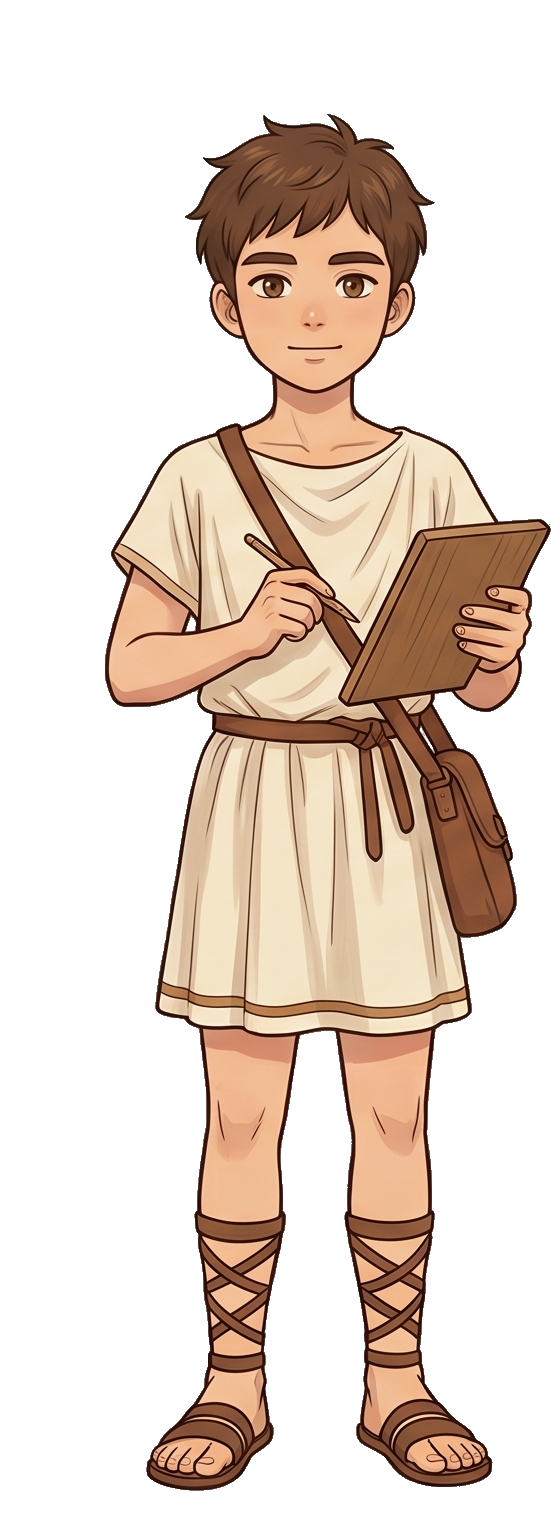
#> input picture unit5_similarity/characters/split_transparent/apprentice_neutral.png, 551 x 1536 px; its folder holds only this picture in this run
$ python extract_one.py split_transparent/apprentice_neutral.png split_transparent/apprentice_sad.png 5
#> lines starting #> are read from the running program, lines starting #| are printed output that depends on the picture
### unit5_similarity/characters/split_sheet.py
#!/usr/bin/env python3
"""
캐릭터 5표정 시트 → 표정별 투명 PNG 자동 분할 도구
================================================================
나노바나나(Gemini)로 생성한 "가로 5표정 시트"를 받아
  1) 인물 사이 골(valley)을 찾아 중복 없이 5등분
  2) 외부 배경 + 팔-몸 사이 갇힌 틈까지 모두 투명화 (눈·치아는 보존)
  3) split/ (배경O) 와 split_transparent/ (투명) 양쪽에 저장
하는 검증된 파이프라인. (2026-06 테론·소폴로스 + 기존 5명에 적용 완료)

핵심 교훈 (왜 이 방식인가):
  - 단순 w//5 등분은 인물 간격이 불균등하면 옆 인물 팔이 침범 → 골 기반 분할 필요.
    단, apprentice처럼 균등 배치 시트는 골 검출이 흰옷을 골로 오인하므로
    탐색 범위 ±40%로 넓게 잡고 col 최소점을 쓰면 균등/불균등 모두 안전.
  - 외부 flood-fill만 하면 팔-몸 사이 "갇힌 틈"의 배경(체커)이 안 지워짐.
    → 얼굴 영역(상단 30%)만 제외하고 남은 배경색을 전부 투명화하면
      눈·치아(상단, 흰색)는 보존되고 팔틈(중하단)은 깨끗이 제거됨.
  - 색기반 전체제거는 눈 흰자·치아까지 뚫어 '유령 눈'이 되므로 금지.
  - inpaint(주변색 메우기)는 얼룩이 번져 실패. 투명화가 정답.

사용법:
  python3 split_sheet.py <시트.png> <role키>
  예) python3 split_sheet.py ../images/테론.png architect
  → split/architect_{neutral,smile,surprised,thinking,sad}.png
    split_transparent/architect_*.png  (게임이 읽는 폴더)

배경 판정 임계 is_bg(): 흰/회색 체커 = mn>=120 AND (max-min)<=22.
  생성 배경이 다른 색이면 이 함수만 조정.
"""
import sys
from collections import deque
from PIL import Image

EXPRS = ['neutral', 'smile', 'surprised', 'thinking', 'sad']
FACE_TOP_RATIO = 0.30  # 상단 30%는 눈·치아 보존 위해 갇힌배경 제거 제외


def is_bg(p):
    """흰색/회색 체커 배경인지 (저채도 + 밝거나 중간 밝기)."""
    r, g, b, a = p[0], p[1], p[2], p[3]
    if a < 10:
        return True
    mx, mn = max(r, g, b), min(r, g, b)
    return mn >= 120 and (mx - mn) <= 22


def find_valley_cuts(im):
    """5명 사이 4개 골 x좌표 → [0, c1, c2, c3, c4, W]. 균등/불균등 모두 대응."""
    w, h = im.size
    px = im.load()
    col = [sum(1 for y in range(0, h, 3) if not is_bg(px[x, y])) for x in range(w)]
    seg = w / 5
    cuts = [0]
    for i in range(1, 5):
        c = seg * i
        lo, hi = int(c - seg * 0.40), int(c + seg * 0.40)
        # 골 = 인물픽셀 최소. 동률이면 5등분 경계에 가까운 쪽
        best = min(range(lo, hi), key=lambda x: (col[x], abs(x - c)))
        cuts.append(best)
    cuts.append(w)
    return cuts


def make_transparent(seg):
    """외부 flood-fill + 얼굴 아래 갇힌 배경 전부 투명화."""
    seg = seg.convert('RGBA')
    w, h = seg.size
    px = seg.load()
    # 1) 외부 flood-fill (모서리 연결 배경만 → 눈·치아 보존)
    out = bytearray(w * h)
    dq = deque()
    for x in range(w):
        dq.append((x, 0)); dq.append((x, h - 1))
    for y in range(h):
        dq.append((0, y)); dq.append((w - 1, y))
    while dq:
        x, y = dq.popleft()
        if x < 0 or y < 0 or x >= w or y >= h:
            continue
        i = y * w + x
        if out[i] or not is_bg(px[x, y]):
            continue
        out[i] = 1
        dq.append((x + 1, y)); dq.append((x - 1, y))
        dq.append((x, y + 1)); dq.append((x, y - 1))
    for y in range(h):
        for x in range(w):
            if out[y * w + x]:
                r, g, b, _ = px[x, y]
                px[x, y] = (r, g, b, 0)
    # 2) 갇힌 틈(팔-몸 사이 등): 얼굴 영역 빼고 남은 배경색 전부 투명화
    face_limit = int(h * FACE_TOP_RATIO)
    for y in range(face_limit, h):
        for x in range(w):
            p = px[x, y]
            if p[3] >= 10 and is_bg(p):
                px[x, y] = (p[0], p[1], p[2], 0)
    return seg


# [19 lines left out: function main, not called in this run]


# [2 lines that do not run on import are left out]

### unit5_similarity/characters/extract_one.py
#!/usr/bin/env python3
"""단일 표정 추출: 5컷 시트에서 지정 인덱스 1컷만 잘라 투명화.
검증된 split_sheet.py의 find_valley_cuts + make_transparent 재사용 (삽질 방지).
사용: python3 extract_one.py <시트.png> <out_role_expr> <index 1~5>
"""
import sys, os
from PIL import Image
from split_sheet import find_valley_cuts, make_transparent

sheet_path, out_name, idx1 = sys.argv[1], sys.argv[2], int(sys.argv[3])
idx = idx1 - 1  # 1-based → 0-based

im = Image.open(sheet_path).convert('RGBA')
#> im is the input picture: PIL image 551x1536 RGBA; mean R, G, B, A 165.6, 150.3, 138.8, 99.1
H = im.size[1]
#> H = 1536
cuts = find_valley_cuts(im)
#> in find_valley_cuts, `col = [sum(1 for y in range(0, h, 3) if not is_bg(px[x, y])) for x in ..`: col = 551 values, max 424 at index 263, min 0 at index 0, mean 198.9
#> the loop in find_valley_cuts, `for i in range(1, 5):` made 4 passes
#> best on passes 1 to 4: 104, 176, 331, 483
#> after the loop in find_valley_cuts, `for i in range(1, 5):`: cuts = [0, 104, 176, 331, 483]
#> cuts = [0, 104, 176, 331, 483, 551]
seg = im.crop((cuts[idx], 0, cuts[idx + 1], H))
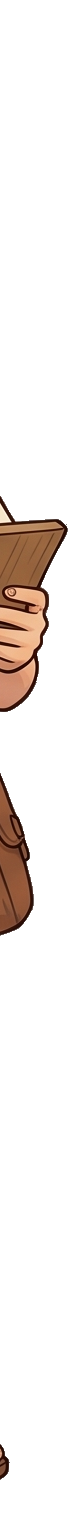
#> seg: PIL image 68x1536 RGBA; mean R, G, B, A 151.5, 145.5, 141.9, 31; transparent parts drawn white

os.makedirs('split_transparent', exist_ok=True)
trans = make_transparent(seg)
out1 = f'split_transparent/{out_name}.png'
trans.save(out1)
print(f"✓ {out_name}: cut#{idx1} x={cuts[idx]}~{cuts[idx+1]} (폭 {cuts[idx+1]-cuts[idx]}) → {out1}")
#| ✓ split_transparent/apprentice_sad.png: cut#5 x=483~551 (폭 68) → split_transparent/split_transparent/apprentice_sad.png.png

# 게임 폴더에도 복사
game_dir = '../games/stage1_similarity/characters/split_transparent'
os.makedirs(game_dir, exist_ok=True)
trans.save(f'{game_dir}/{out_name}.png')
print(f"  → {game_dir}/{out_name}.png")

$ run again, on unit5_similarity/characters/split_transparent/apprentice_thinking.png
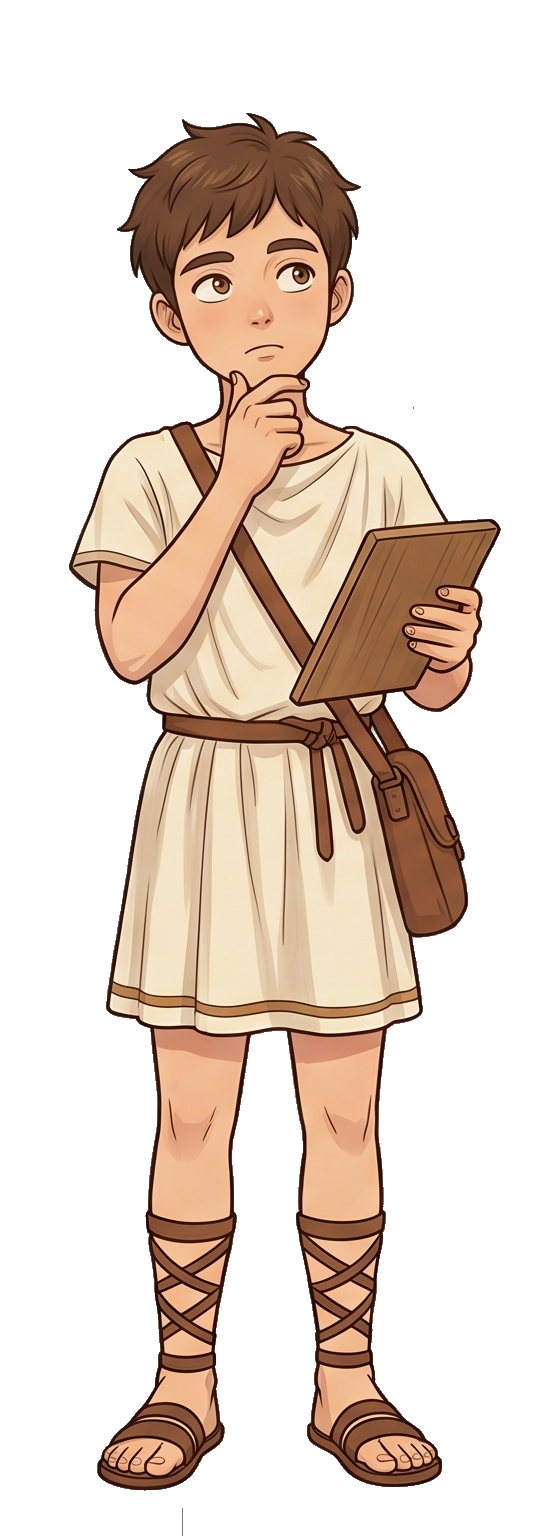
#> input picture unit5_similarity/characters/split_transparent/apprentice_thinking.png, 551 x 1536 px
#> im is the input picture: PIL image 551x1536 RGBA; mean R, G, B, A 165.5, 150.4, 138.9, 97.8
#> col = 551 values, max 433 at index 182, min 0 at index 0, mean 196.3
#> the loop in find_valley_cuts, `for i in range(1, 5):` made 4 passes
#> best on passes 1 to 4: 68, 252, 286, 483
#> after the loop in find_valley_cuts, `for i in range(1, 5):`: cuts = [0, 68, 252, 286, 483]
#> `cuts = find_valley_cuts(im)`: cuts = [0, 68, 252, 286, 483, 551]
#> `seg = im.crop((cuts[idx], 0, cuts[idx + 1], H))`:
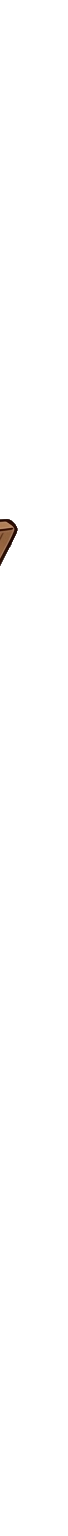
#> seg: PIL image 68x1536 RGBA; mean R, G, B, A 151.7, 151.5, 151.1, 1.2; transparent parts drawn white
#| ✓ split_transparent/apprentice_thinking.png: cut#5 x=483~551 (폭 68) → split_transparent/split_transparent/apprentice_thinking.png.png

$ run again, on unit5_similarity/characters/split_transparent/architect_neutral.png
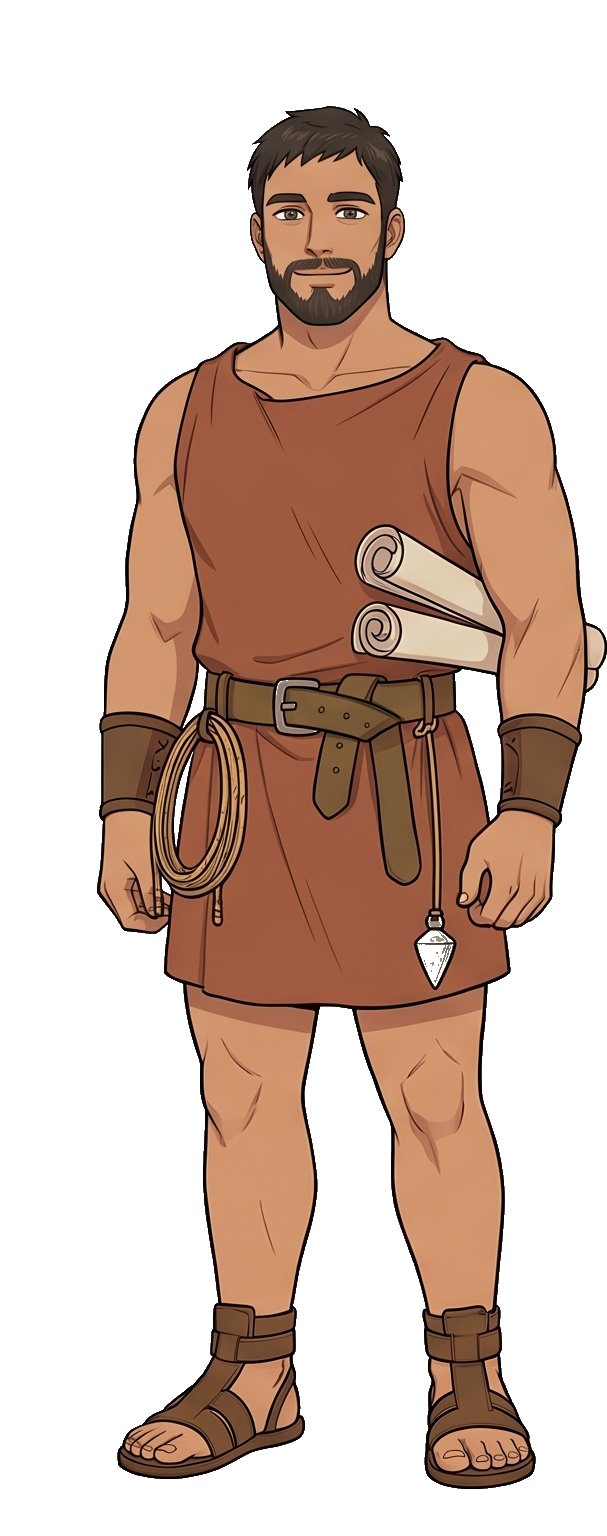
#> input picture unit5_similarity/characters/split_transparent/architect_neutral.png, 607 x 1536 px
#> im is the input picture: PIL image 607x1536 RGBA; mean R, G, B, A 197.7, 175.1, 162.5, 111.7
#> col = 607 values, max 445 at index 288, min 0 at index 0, mean 224.2
#> the loop in find_valley_cuts, `for i in range(1, 5):` made 4 passes
#> best on passes 1 to 4: 96, 195, 343, 533
#> after the loop in find_valley_cuts, `for i in range(1, 5):`: cuts = [0, 96, 195, 343, 533]
#> `cuts = find_valley_cuts(im)`: cuts = [0, 96, 195, 343, 533, 607]
#> `seg = im.crop((cuts[idx], 0, cuts[idx + 1], H))`:
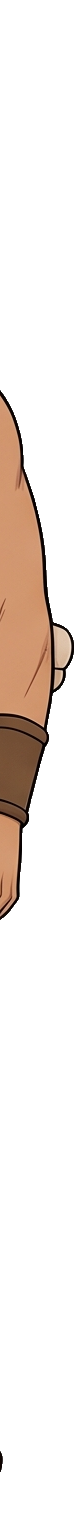
#> seg: PIL image 74x1536 RGBA; mean R, G, B, A 220.5, 211.8, 205.4, 44.6; transparent parts drawn white
#| ✓ split_transparent/architect_neutral.png: cut#5 x=533~607 (폭 74) → split_transparent/split_transparent/architect_neutral.png.png

$ run again, on unit5_similarity/characters/split_transparent/architect_sad.png
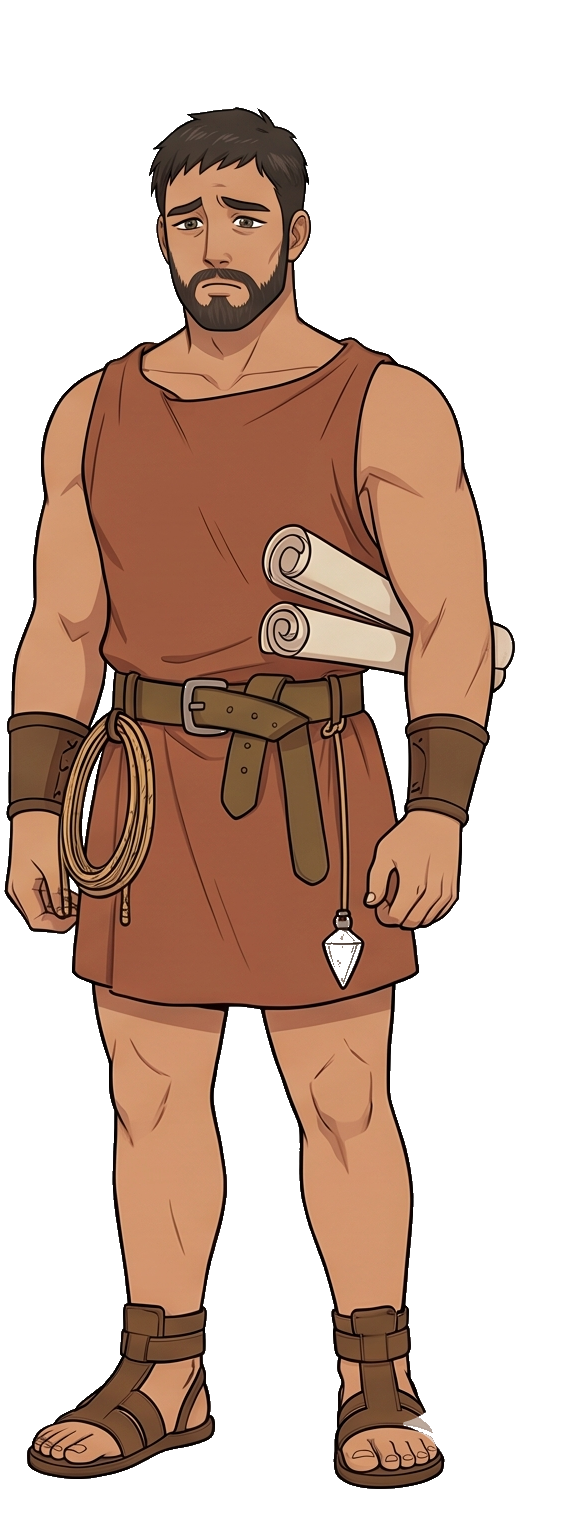
#> input picture unit5_similarity/characters/split_transparent/architect_sad.png, 563 x 1536 px
#> im is the input picture: PIL image 563x1536 RGBA; mean R, G, B, A 194.9, 170.7, 157.2, 120.4
#> col = 563 values, max 444 at index 191, min 0 at index 0, mean 241.6
#> the loop in find_valley_cuts, `for i in range(1, 5):` made 4 passes
#> best on passes 1 to 4: 71, 253, 311, 494
#> after the loop in find_valley_cuts, `for i in range(1, 5):`: cuts = [0, 71, 253, 311, 494]
#> `cuts = find_valley_cuts(im)`: cuts = [0, 71, 253, 311, 494, 563]
#> `seg = im.crop((cuts[idx], 0, cuts[idx + 1], H))`:
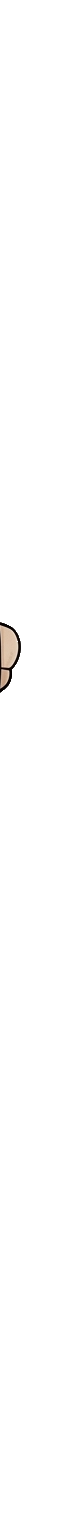
#> seg: PIL image 69x1536 RGBA; mean R, G, B, A 231.1, 230.5, 229.1, 2.5; transparent parts drawn white
#| ✓ split_transparent/architect_sad.png: cut#5 x=494~563 (폭 69) → split_transparent/split_transparent/architect_sad.png.png
